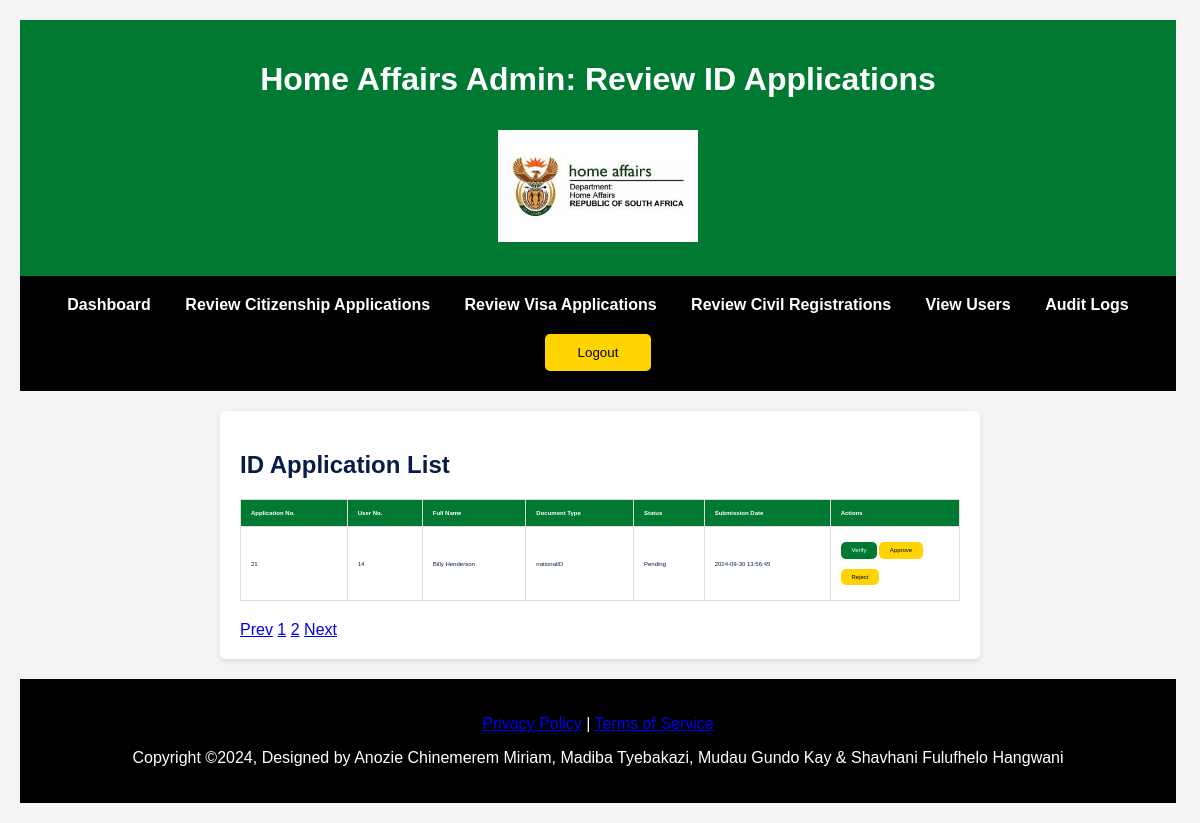
Screenshot of /admin/admin_review_id_applications.php (signed in) with the database file from the repository.
### tables this page shows
CREATE TABLE `id_applications` (
  `id_application_id` int(11) NOT NULL,
  `user_id` int(11) NOT NULL,
  `id_application_first_name` varchar(255) NOT NULL,
  `id_application_last_name` varchar(255) NOT NULL,
  `id_application_date_of_birth` date NOT NULL,
  `id_application_place_of_birth` varchar(255) NOT NULL,
  `id_application_gender` varchar(10) NOT NULL,
  `id_application_nationality` varchar(100) NOT NULL,
  `id_application_address` text NOT NULL,
  `id_application_father_name` varchar(255) NOT NULL,
  `id_application_mother_name` varchar(255) NOT NULL,
  `id_application_marital_status` varchar(20) NOT NULL,
  `id_application_occupation` varchar(100) NOT NULL,
  `id_application_document_type` varchar(50) NOT NULL,
  `id_application_photo_path` varchar(255) NOT NULL,
  `id_application_signature_path` varchar(255) NOT NULL,
  `id_application_id_number` varchar(255) NOT NULL,
  `id_application_status` varchar(20) NOT NULL,
  `id_application_updated_at` timestamp NOT NULL DEFAULT current_timestamp() ON UPDATE current_timestamp(),
  `id_application_created_at` timestamp NOT NULL DEFAULT current_timestamp()
);

### admin/server/get_admin_review_id_applications.php (called while the page is built, shortened)
<?php
include('admin_connection.php');
if(isset($_GET['pagenumber']) && $_GET['pagenumber'] != ""){
  $pagenumber = $_GET['pagenumber'];
}
else{
  $pagenumber = 1;
}
$stmt = $conn->prepare("SELECT COUNT(*) AS fldtotalrecords FROM id_applications");
$stmt->execute();
$stmt->bind_result($totalrecords);
$totalrecordsperpage = 10;
$offset = ($pagenumber - 1) * $totalrecordsperpage;
$totalnumberofpages = ceil($totalrecords / $totalrecordsperpage);
$stmt1 = $conn->prepare("SELECT * FROM id_applications LIMIT $offset,$totalrecordsperpage");
$stmt1->execute();
$applications = $stmt1->get_result();

### admin/admin_review_id_applications.php (the view, shortened to what this page needs)
<?php
include("includes/admin_header.php");
?>
<body>
    <header>
        <h1>Home Affairs Admin: Review ID Applications</h1>
        <img class="logo" src="resources/Home.jpeg" alt="Home Affairs Logo">
    </header>
    <nav>
        <a href="admin_dashboard.php">Dashboard</a>
        <a href="admin_review_citizenship_applications.php">Review Citizenship Applications</a>
        <a href="admin_review_visa_applications.php">Review Visa Applications</a>
        <a href="admin_review_civil_registrations.php">Review Civil Registrations</a>
        <a href="admin_view_users.php">View Users</a>
        <a href="admin_audit_logs.php">Audit Logs</a>
        <?php if(isset($_SESSION['adminEmail'])){ ?>
            <form id="admin-logout-form" method="POST" action="admin_review_id_applications.php">
                <a><button type="submit" class="logoutBtn" id="adminLogoutBtn" name="adminLogoutBtn">Logout</button></a>
            </form>
        <?php } ?>
    </nav>
    <main>
        <h2>ID Application List</h2>
        <table>
            <thead>
                <tr>
                    <th>Application No.</th>
                    <th>User No.</th>
                    <th>Full Name</th>
                    <th>Document Type</th>
                    <th>Status</th>
                    <th>Submission Date</th>
                    <th>Actions</th>
                </tr>
            </thead>
            <tbody>
                <?php include('server/get_admin_review_id_applications.php');
                        foreach($applications as $application){?>
                <tr>
                    <td><?php echo $application['id_application_id']; ?></td>
                    <td><?php echo $application['user_id']; ?></td>
                    <td><?php echo $application['id_application_first_name'] . " " . $application['id_application_last_name']; ?></td>
                    <td><?php echo $application['id_application_document_type']; ?></td>
                    <td><?php echo $application['id_application_status']; ?></td>
                    <td><?php echo $application['id_application_created_at']; ?></td>
                    <td>
                        <a href="admin_verify_id_application.php?id_application_id=<?php echo $application['id_application_id']; ?>" class="verify-button">Verify</a>
                        <a href="admin_approve_id_application.php?id_application_id=<?php echo $application['id_application_id']; ?>" class="action-button">Approve</a>
                        <a href="admin_reject_id_application.php?id_application_id=<?php echo $application['id_application_id']; ?>" class="action-button">Reject</a>
                    </td>
                </tr>
                <?php } ?>
            </tbody>
        </table>
        <div class="page-btn">
            <span class="page-item <?php if($pagenumber <= 1){ echo 'disabled';} ?>"><a class="page-link" href="<?php if($pagenumber <= 1){ echo '#';}else{ echo "?pagenumber=".($pagenumber - 1);} ?>">Prev</a></span>
            <span class="page-item"><a class="page-link" href="?pagenumber=1">1</a></span>
            <span class="page-item"><a class="page-link" href="?pagenumber=2">2</a></span>
            <span class="page-item <?php if($pagenumber >= $totalnumberofpages){ echo 'disabled';} ?>"><a class="page-link" href="<?php if($pagenumber >= $totalnumberofpages){ echo '#';}else{ echo "?pagenumber=".($pagenumber + 1);} ?>">Next</a></span>
        </div>
    </main>
</body>
<?php
include("includes/admin_footer.php");
?>

### admin/css/admin_style.css (style rules this page uses)
:root { --primary-color: #007A33; --secondary-color: #FFD400; --accent-color: #A10001; --text-color: #051D48; --bg-color: #f4f4f4; --white: #ffffff; --black: #000000; }
body { font-family: Arial, sans-serif; background-color: var(--bg-color); color: var(--text-color); margin: 0; padding: 20px; }
header, nav, footer { color: var(--white); padding: 20px; text-align: center; width: 93vw; }
header { background-color: var(--primary-color); }
nav, footer { background-color: var(--black); }
.logo { margin: 10px 0; animation: fadeIn 1s ease-in-out; height: auto; width: 200px; }
main { padding: 20px; background: var(--white); border-radius: 5px; box-shadow: 0 2px 5px rgba(0,0,0,0.1); max-width: 60vw; margin: 20px auto; }
h2 { margin-bottom: 20px; }
nav a { color: var(--white); text-decoration: none; margin: 0 15px; font-weight: bold; transition: color 0.3s; }
form { display: flex; flex-direction: column; }
button { border: none; padding: 2% 4%; cursor: pointer; border-radius: 5px; transition: background-color 0.3s, transform 0.3s, color 0.3s; }
.action-button { border: none; padding: 5% 10%; cursor: pointer; border-radius: 5px; transition: background-color 0.3s, transform 0.3s, color 0.3s; }
.verify-button { background-color: var(--primary-color); color: var(--white); border: none; padding: 5% 10%; cursor: pointer; border-radius: 5px; transition: background-color 0.3s, transform 0.3s, color 0.3s; }
button, .link-button, .action-button { background-color: var(--secondary-color); color: var(--black); }
button { margin-top: 20px; }
.link-button, .action-button, .verify-button { font-size: 1%; text-decoration: none; display: inline-block; margin: 5px 0; }
table { width: 60vw; border-collapse: collapse; margin-bottom: 20px; font-size: 1%; }
th, td { border: 1px solid #ddd; padding: 10px; text-align: left; word-wrap: break-word; }
th { background-color: var(--primary-color); color: var(--white); }
.logoutBtn { padding: 1% 3%; }

### rows the page displays
id_applications: id_application_id "21", user "14", id_application_first_name "Billy", id_application_last_name "Henderson", id_application_document_type "nationalID", id_application_status "Pending", id_application_created_at "2024-09-30 13:56:45"
